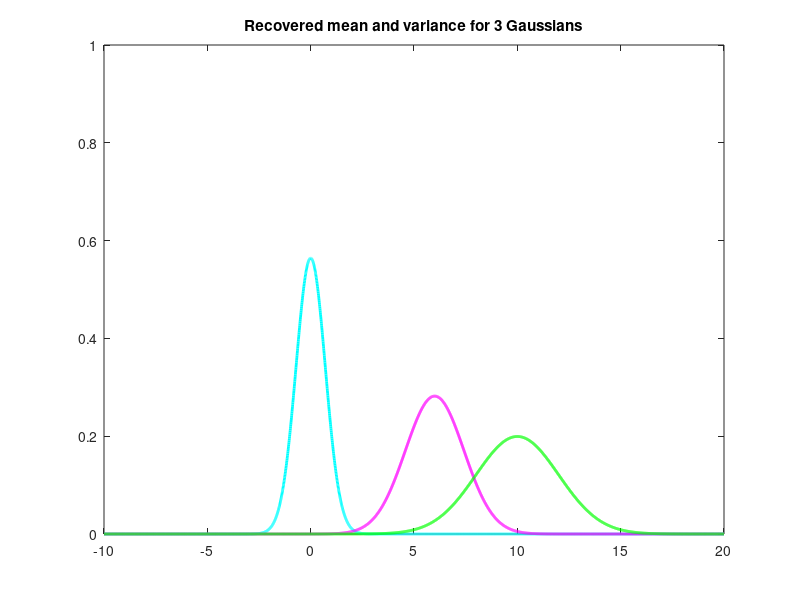

Write MATLAB code to recreate this figure. (Note: this script raises an error after producing the figure.)
clear all; 
clc;
warning off;
Output = sprintf('../../Output/Part1');
%% Generate three 1D Gaussians from the the follwoing means and variances
mean1 = 0;  
mean2 = 6;
mean3 = 10;
variance1 = .5;
variance2 = 2;
variance3 = 4;

% Getting sample data 
Data1 = mvnrnd(mean1,variance1,1000);
Data2 = mvnrnd(mean2,variance2,1000);
Data3 = mvnrnd(mean3,variance3,1000);

%% Plotting the PDF
x = [-10:.01:20];
nor1 = normpdf(x,mean1,(variance1)^.5);
plot(x,nor1,'c','LineWidth',2)
nor2 = normpdf(x,mean2,(variance2)^.5);
hold on
plot(x,nor2,'m','LineWidth',2)
nor3 = normpdf(x,mean3,(variance3)^.5);
plot(x,nor3,'g','LineWidth',2)
title('Recovered mean and variance for 3 Gaussians')
ylim([0 1])
hgexport(gcf, fullfile(Output, 'Recovered mean and variance for 3 Gaussians.jpg'), hgexport('factorystyle'), 'Format', 'jpeg');
%% recover the model parameters for 3 Gaussians
D = [Data1 ;Data2 ;Data3];

GMMMod = fitgmdist(D,3)
FoundMean = GMMMod.mu;
FoundVariance = [GMMMod.Sigma(1) GMMMod.Sigma(2) GMMMod.Sigma(3)];
GMM1 = normpdf(x,FoundMean(1),FoundVariance(1)^.5);
GMM2 = normpdf(x,FoundMean(2),FoundVariance(2)^.5);
GMM3 = normpdf(x,FoundMean(3),FoundVariance(3)^.5);
figure
plot(x,GMM1,'r','LineWidth',3)
hold on
plot(x,GMM2,'b','LineWidth',3)
plot(x,GMM3,'g','LineWidth',3)
title('Data samples from 3 1-D Gaussians')
ylim([0 1])
hgexport(gcf, fullfile(Output, 'EM1D3N.jpg'), hgexport('factorystyle'), 'Format', 'jpeg');
%% recover the model parameters for 4 Gaussians 

FitfourGaus = fitgmdist(D,4);
Meanfitfour = FitfourGaus.mu;
Varfitfour = [FitfourGaus.Sigma(1) FitfourGaus.Sigma(2) FitfourGaus.Sigma(3) FitfourGaus.Sigma(4)];
GMMfit1 = normpdf(x,Meanfitfour(1),Varfitfour(1)^.5);
GMMfit2 = normpdf(x,Meanfitfour(2),Varfitfour(2)^.5);
GMMfit3 = normpdf(x,Meanfitfour(3),Varfitfour(3)^.5);
GMMfit4 = normpdf(x,Meanfitfour(4),Varfitfour(4)^.5);
figure
plot(x,GMMfit1,'r','LineWidth',3)
hold on
plot(x,GMMfit2,'b','LineWidth',3)
plot(x,GMMfit3,'g','LineWidth',3)
plot(x,GMMfit4,'y','LineWIdth',3)
title('Fitting 4 Gaussians to the data from 3')
ylim([0 1])
hgexport(gcf, fullfile(Output, 'EM1D4N.jpg'), hgexport('factorystyle'), 'Format', 'jpeg');